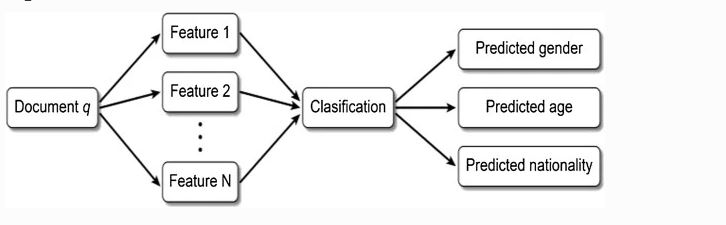
%> input picture Resources/Approach.JPG, 726 x 225 px
$ octave aws.m   (GNU Octave 9; MATLAB toolbox functions it lacks are replaced by stand-ins)
%> lines starting %> are read from the running program, lines starting %| are printed output that depends on the picture; in (x1, y1, x2, y2) boxes, pixels count from 0 and x2, y2 are one past the last pixel; in counts of white or black regions, pixels touching at a corner belong together; the program's own positions count from 1
[filename ,pathname] = uigetfile({'*.jpg'},'File Selector');
%> the answer given: Resources/Approach.JPG
fullImageFileName = fullfile(pathname,filename);
imagen=imread(fullImageFileName);
%> imagen is the input picture: size 225x726x3 uint8; min 0, max 255, mean 240.7

% [7 lines of commented-out code are left out]
imagen = ~im2bw(imagen,0.9);
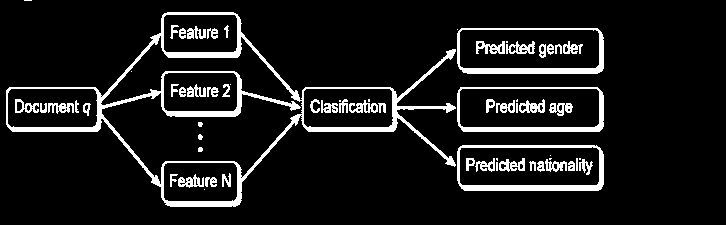
%> imagen: size 225x726 logical; 9.7% white; 65 white regions (14 under 20 px), largest, box (x1, y1, x2, y2) and area: (6, 12, 456, 207) 7088, (457, 145, 604, 191) 1543, (457, 28, 604, 74) 1412
bi_imgA = bwareaopen(imagen,8);
BW2 = bwmorph(bi_imgA,'remove');
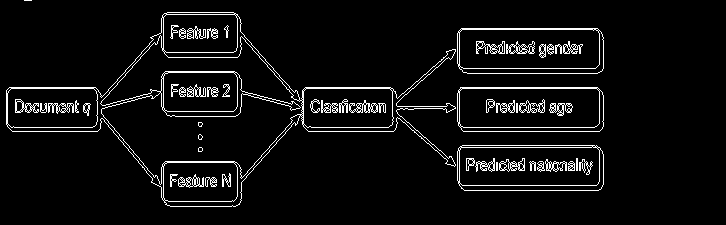
%> BW2: size 225x726 logical; 5.5% white in thin lines or dots, all inside (x1, y1, x2, y2) = (6, 0, 604, 207)
figure(1)
imshow(BW2);


% [24 lines of commented-out code are left out]
